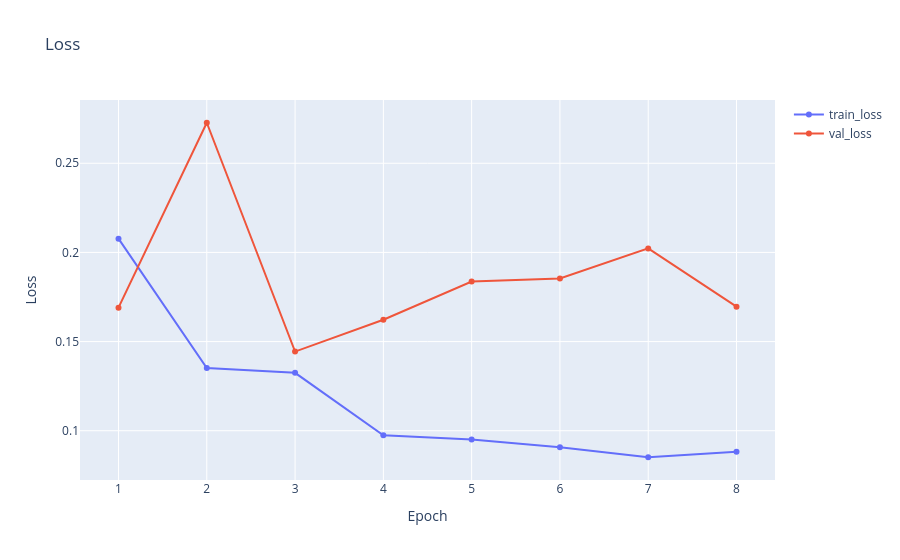

Here is the notebook cell this chart was saved with:
### Code cell
fig1 = go.Figure()
fig1.add_scatter(x = x, y = history['train_loss'], mode = 'lines+markers', name = 'train_loss')
fig1.add_scatter(x = x, y = history['val_loss'], mode = 'lines+markers', name = 'val_loss')
fig1.update_layout(title = 'Loss', xaxis_title = 'Epoch', yaxis_title = 'Loss')
fig1.show()

### Figure 1 — Plotly figure (JSON) as saved in the notebook; plotly's stock layout.template omitted (floating-point values rounded to 4 significant figures)
{"data": [{"mode": "lines+markers", "name": "train_loss", "type": "scatter", "x": [1, 2, 3, 4, 5, 6, 7, 8], "y": [0.2077, 0.1352, 0.1325, 0.09741, 0.09506, 0.09076, 0.08512, 0.08827]}, {"mode": "lines+markers", "name": "val_loss", "type": "scatter", "x": [1, 2, 3, 4, 5, 6, 7, 8], "y": [0.169, 0.2727, 0.1444, 0.1622, 0.1837, 0.1854, 0.2023, 0.1696]}], "layout": {"title": {"text": "Loss"}, "xaxis": {"title": {"text": "Epoch"}}, "yaxis": {"title": {"text": "Loss"}}}}
